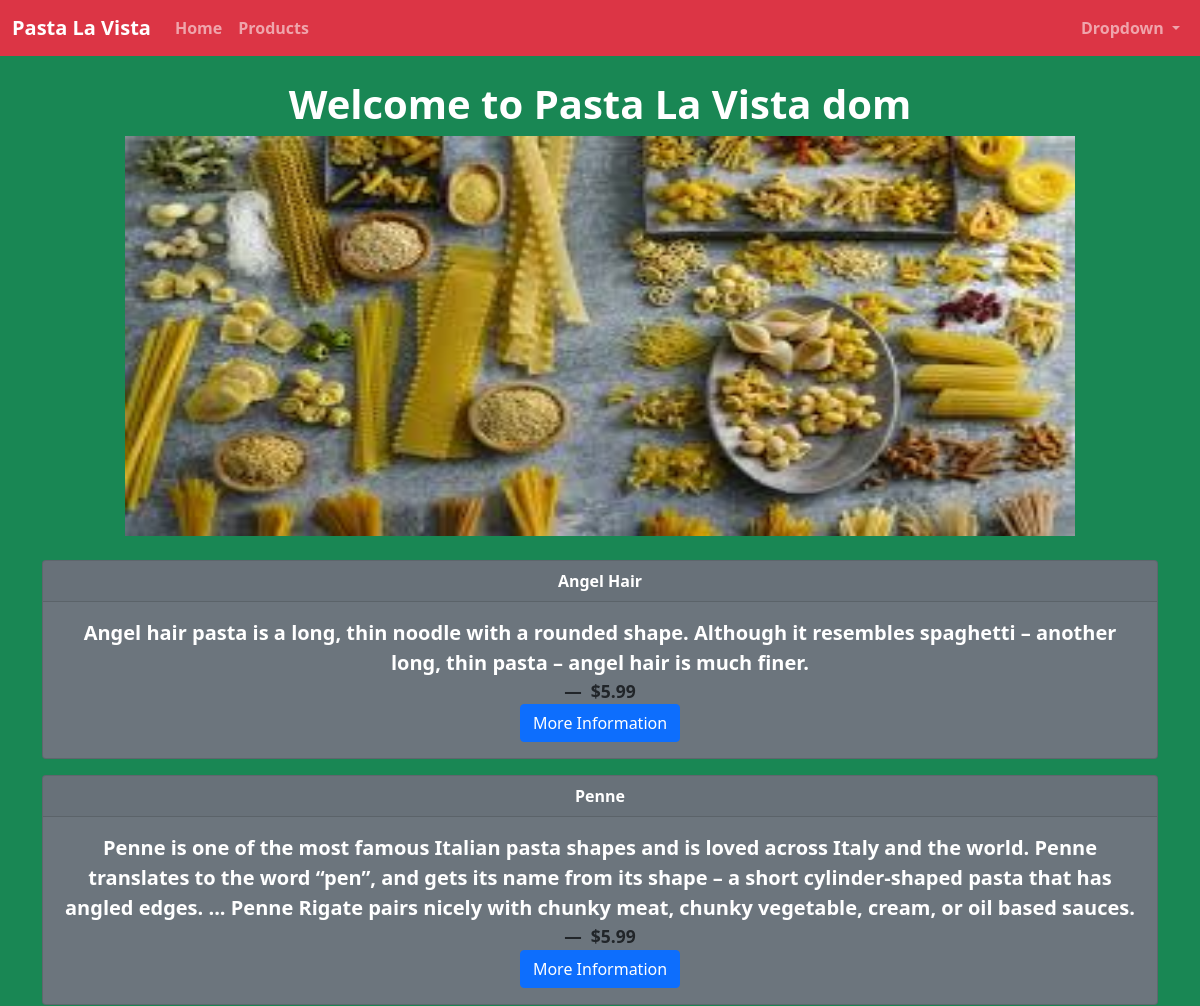
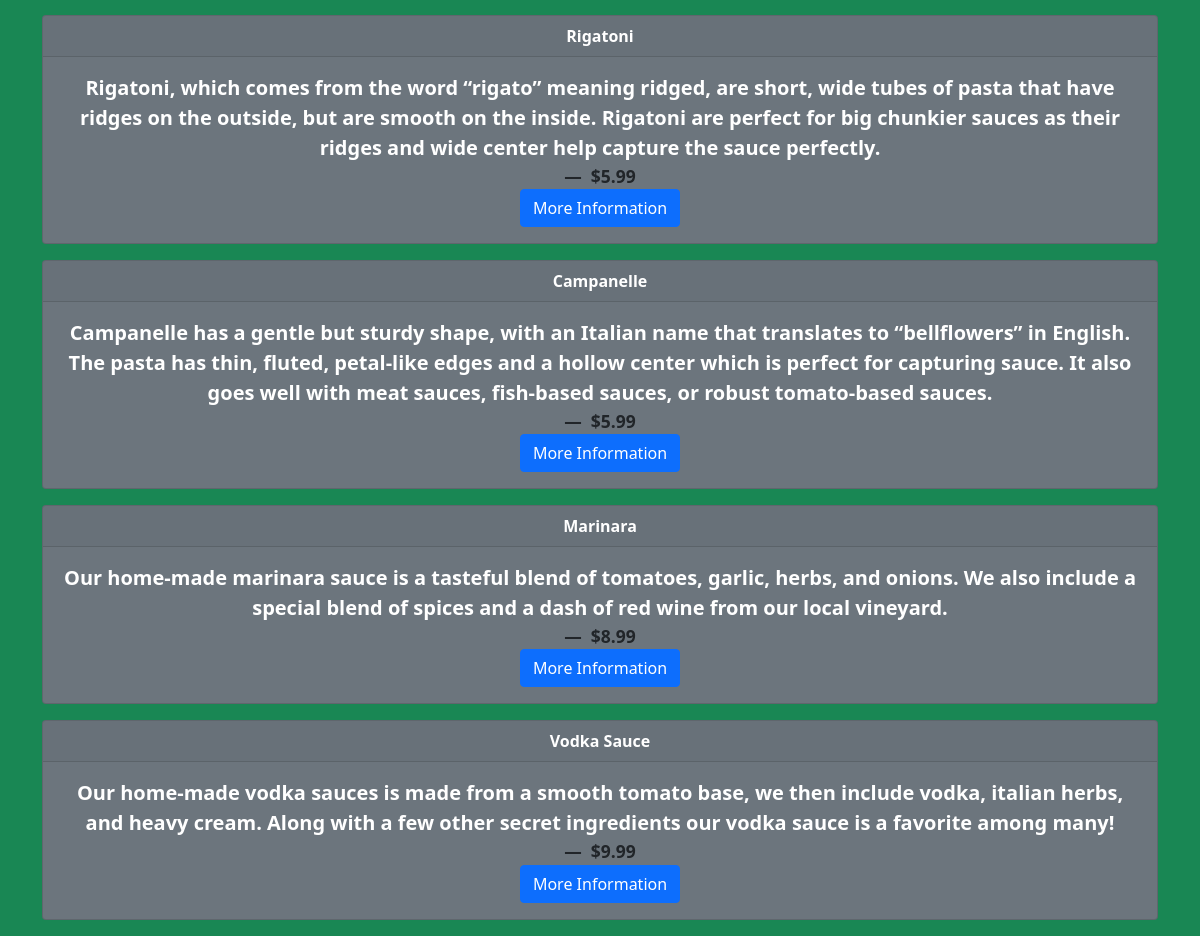
Screenshot of / (signed in) with the database file from the repository (2 pictures, top to bottom).
### app/models.py (models this page shows, shortened)
class User(db.Model, UserMixin):
    id = db.Column(db.Integer, primary_key=True)
    username = db.Column(db.String(150), nullable=False, unique=True)
    email = db.Column(db.String(150), nullable=False, unique=True)
    password = db.Column(db.String(256), nullable=False)
    user_cart = db.relationship('Products', secondary=cart, backref= db.backref('purchaser', lazy='dynamic'))

class Products(db.Model):
    product_id = db.Column(db.Integer, primary_key=True)
    prod_name = db.Column(db.String(200))
    description = db.Column(db.String(300))
    price = db.Column(db.Float)

### app/routes.py (the view)
@app.route('/')
def index():
    title='Home'
    product = Products.query.all()
    return render_template('index.html', title=title, product=product)

### app/models.py (called while the page is built)
@login_manager.user_loader
def load_user(user_id):
    return User.query.get(user_id)

### app/templates/index.html
{% extends 'base.html' %}
{% block content %}
{% if current_user.is_authenticated %}
<center><h4 class="fw-bold fs-1 mt-4 ">Welcome to Pasta La Vista {{ current_user.username }}</h4></center>
<center><img class="mb-4 size-250px" src="{{ url_for('static', filename='pasta_shop.jpeg')}}" alt="Pasta Shop" height="400" width="950"></center>
{% else %}
<h4 class="fw-bold fs-2">Welcome to Pasta La Vista, please register using the link at the top to start shopping.</h4>
{% endif %}
{% for r in product %}
    <div class="card text-center bg-secondary text-white mb-3">
        <div class="card-header">
        {{ r.prod_name }}
        </div>
        <div class="card-body">
        <blockquote class="blockquote mb-0">
            <p>{{ r.description }}</p>
            <footer class="blockquote-footer text-dark"> ${{ r.price }} </footer>
        </blockquote>
        <a href="/{{r.prod_name}}" class="btn btn-primary">More Information</a>
        </div>
    </div>
{% endfor %}
{% endblock %}

### app/templates/base.html (shortened to what this page needs)
<!DOCTYPE html>
<html lang="en">
    <head>
        <link rel="stylesheet" href="https://cdnjs.cloudflare.com/ajax/libs/twitter-bootstrap/5.1.0/css/bootstrap.min.css">
        <link rel="stylesheet" href="https://cdnjs.cloudflare.com/ajax/libs/font-awesome/5.15.4/css/all.min.css">
    </head>
    <body class='bg-success fw-bold text-white'>
        {% include 'nav.html' %}
        <div class="container">
            {% block content %}
            {% endblock %}
        </div>
    </body>
</html>

### app/templates/nav.html (shortened to what this page needs)
<nav class="navbar navbar-expand-lg navbar-dark bg-danger text-secondary">
    <div class="container-fluid">
      <a class="navbar-brand fw-bold" href="/">Pasta La Vista</a>
      <div class="collapse navbar-collapse" id="navbarSupportedContent">
        <ul class="navbar-nav me-auto mb-2 mb-lg-0">
          <li class="nav-item">
            <a class="nav-link" aria-current="page" href="/">Home</a>
          </li>
          <li class="nav-item">
            <a class="nav-link" href="/products">Products</a>
          </li>
        </ul>
        <ul class="navbar-nav ms-auto">
          {% if current_user.is_authenticated %}
          <li class="nav-item dropdown">
            <a class="nav-link dropdown-toggle" href="#" id="navbarDropdown" role="button" data-bs-toggle="dropdown" aria-expanded="false">
              Dropdown
            </a>
          </li>
           {% endif %}
        </ul>
      </div>
    </div>
  </nav>

### rows the page displays
User: username "dom"
Products: prod_name "Angel Hair", description "Angel hair pasta is a long, thin noodle with a rounded shape. Although it resembles spaghetti – another long, thin pasta – angel hair is much finer.", price "5.99"
Products: prod_name "Penne", description "Penne is one of the most famous Italian pasta shapes and is loved across Italy and the world. Penne translates to the word “pen”, and gets its name from its shape – a short cylinder-shaped pasta that has angled edges. ... Penne Rigate pairs nicely with chunky meat, chunky vegetable, cream, or oil based sauces.", price "5.99"
Products: prod_name "Rigatoni", description "Rigatoni, which comes from the word “rigato” meaning ridged, are short, wide tubes of pasta that have ridges on the outside, but are smooth on the inside. Rigatoni are perfect for big chunkier sauces as their ridges and wide center help capture the sauce perfectly.", price "5.99"
Products: prod_name "Campanelle", description "Campanelle has a gentle but sturdy shape, with an Italian name that translates to “bellflowers” in English. The pasta has thin, fluted, petal-like edges and a hollow center which is perfect for capturing sauce. It also goes well with meat sauces, fish-based sauces, or robust tomato-based sauces.", price "5.99"
Products: prod_name "Marinara", description "Our home-made marinara sauce is a tasteful blend of tomatoes, garlic, herbs, and onions. We also include a special blend of spices and a dash of red wine from our local vineyard.", price "8.99"
Products: prod_name "Vodka Sauce", description "Our home-made vodka sauces is made from a smooth tomato base, we then include vodka, italian herbs, and heavy cream. Along with a few other secret ingredients our vodka sauce is a favorite among many!", price "9.99"
